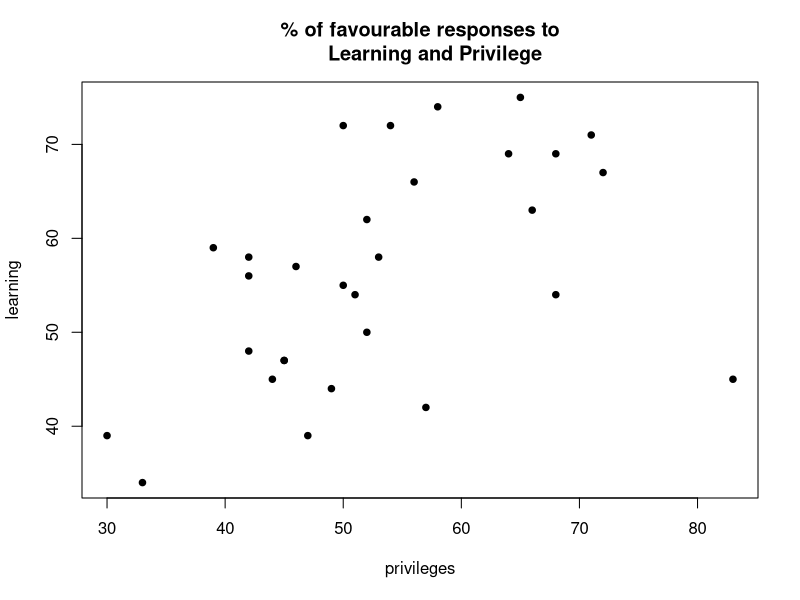
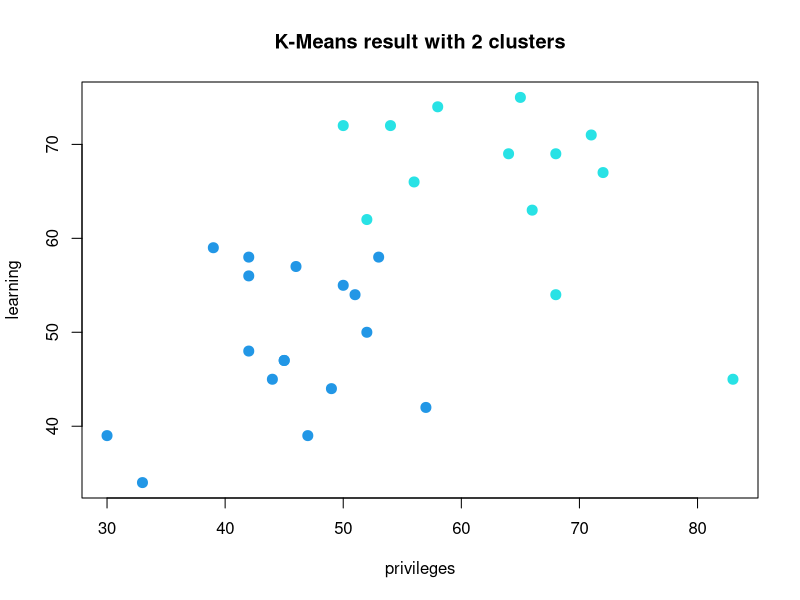
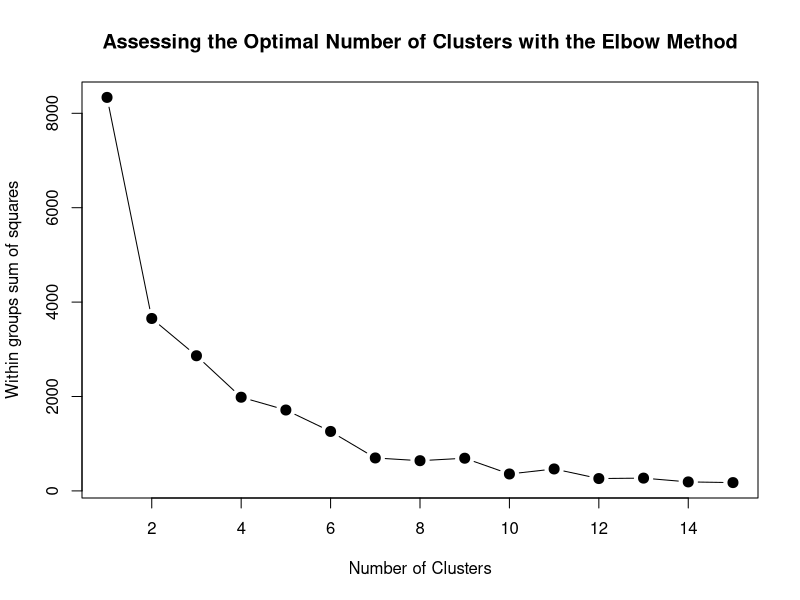
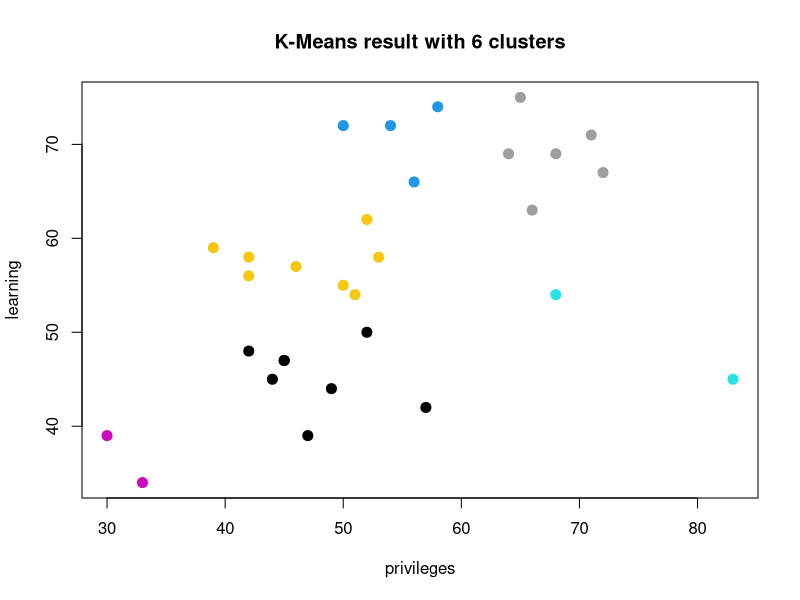

R code for these plots, in order:

#Kmeans using attitude dataset

library(datasets)

str(attitude)

?attitude

dim(attitude)

View(attitude)

summary(attitude)

# Subset the attitude data
dat = attitude[,c(3,4)]
dat

# Plot subset data
plot(dat, main = "% of favourable responses to
     Learning and Privilege", pch =20, cex =1.3)


# Perform K-Means with 2 clusters
set.seed(7)
km1 = kmeans(dat, 2, nstart=100)
km1


km1$cluster
km1$withinss


# Plot results
plot(dat, col =(km1$cluster+3) , main="K-Means result with 2 clusters", pch=20, cex=2)


# Check for the optimal number of clusters given the data

mydata <- dat
wss <- (nrow(mydata)-1)*sum(apply(mydata,2,var))
for (i in 2:15) wss[i] <- sum(kmeans(mydata,
                                     centers=i)$withinss)


plot(1:15, wss, type="b", xlab="Number of Clusters",
     ylab="Within groups sum of squares",
     main="Assessing the Optimal Number of Clusters with the Elbow Method",
     pch=20, cex=2)



# Perform K-Means with the optimal number of clusters identified from the Elbow method
set.seed(7)
km2 = kmeans(dat, 6, nstart=100)

# Examine the result of the clustering algorithm
km2

attributes(km2)

# Plot results
plot(dat, col =(km2$cluster+3) , main="K-Means result with 6 clusters", pch=20, cex=2)





